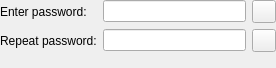
<?xml version="1.0" encoding="UTF-8"?>
<ui version="4.0">
 <class>PasswordEditWidget</class>
 <widget class="QWidget" name="PasswordEditWidget">
  <property name="geometry">
   <rect>
    <x>0</x>
    <y>0</y>
    <width>276</width>
    <height>68</height>
   </rect>
  </property>
  <layout class="QFormLayout" name="formLayout">
   <property name="leftMargin">
    <number>0</number>
   </property>
   <property name="topMargin">
    <number>0</number>
   </property>
   <property name="rightMargin">
    <number>0</number>
   </property>
   <property name="bottomMargin">
    <number>0</number>
   </property>
   <item row="0" column="0">
    <widget class="QLabel" name="enterPasswordLabel">
     <property name="text">
      <string>Enter password:</string>
     </property>
    </widget>
   </item>
   <item row="0" column="1">
    <layout class="QHBoxLayout" name="horizontalLayout">
     <item>
      <widget class="PasswordEdit" name="enterPasswordEdit">
       <property name="echoMode">
        <enum>QLineEdit::Password</enum>
       </property>
      </widget>
     </item>
     <item>
      <widget class="QToolButton" name="togglePasswordButton">
       <property name="checkable">
        <bool>true</bool>
       </property>
      </widget>
     </item>
    </layout>
   </item>
   <item row="1" column="1">
    <layout class="QHBoxLayout" name="horizontalLayout_2">
     <item>
      <widget class="PasswordEdit" name="repeatPasswordEdit">
       <property name="echoMode">
        <enum>QLineEdit::Password</enum>
       </property>
      </widget>
     </item>
     <item>
      <widget class="QToolButton" name="passwordGeneratorButton"/>
     </item>
    </layout>
   </item>
   <item row="1" column="0">
    <widget class="QLabel" name="repeatPasswordLabel">
     <property name="text">
      <string>Repeat password:</string>
     </property>
    </widget>
   </item>
  </layout>
 </widget>
 <customwidgets>
  <customwidget>
   <class>PasswordEdit</class>
   <extends>QLineEdit</extends>
   <header>gui/PasswordEdit.h</header>
  </customwidget>
 </customwidgets>
 <tabstops>
  <tabstop>enterPasswordEdit</tabstop>
  <tabstop>togglePasswordButton</tabstop>
 </tabstops>
 <resources/>
 <connections/>
</ui>
